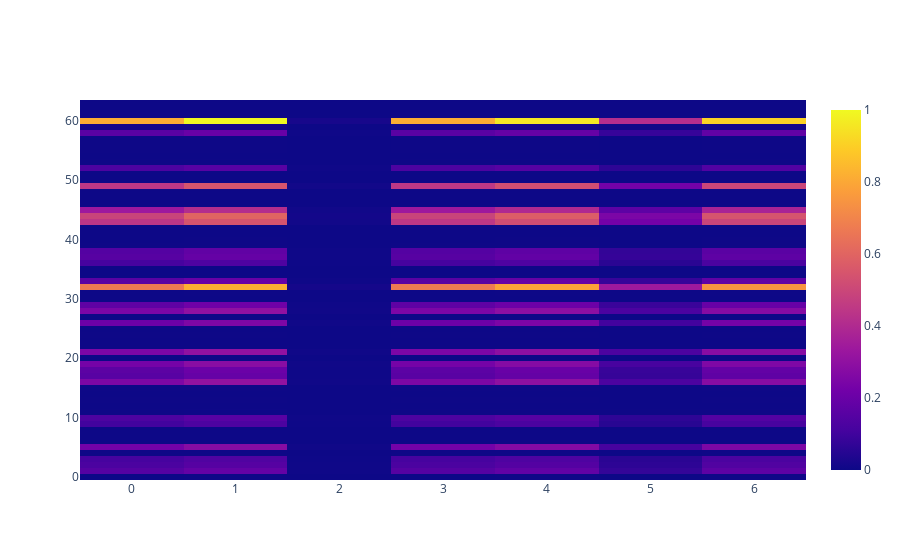

Notebook cell for this chart:
### Code cell
fig = go.Figure()
fig.add_trace(go.Heatmap(z = D_plus[110, :, :]))

### Figure 1 — Plotly figure (JSON) as saved in the notebook; plotly's stock layout.template omitted (floating-point values rounded to 4 significant figures; data arrays with more than 128 entries replaced by an {"elided": "..."} marker saying what was removed)
{"data": [{"type": "heatmap", "z": {"elided": "64x7 float values"}}], "layout": {}}
